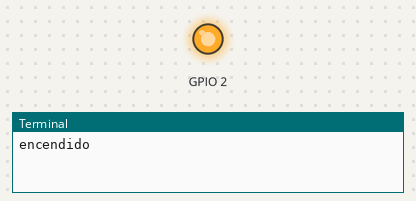
Recording of a program running on a simulated Raspberry Pi (BCM pin numbers). Shown: output pins drawn as LEDs (lit = HIGH), the last lines printed to the terminal. At 30.0 s the program stops and its outputs stay as they are.

Above: at 1.0 s.
At 5.5 s:
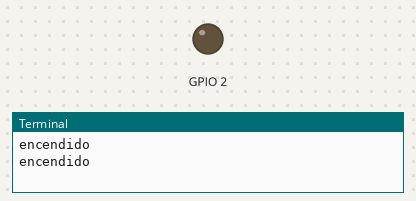
Timing chart, 0 to 6.9 s (numbered marks = the images above):
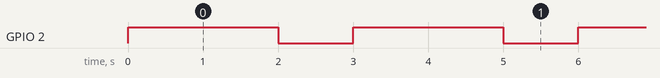

The program:

2-encender_led_while.py
```python
from time import sleep
import RPi.GPIO as gpio
# definir el modo
gpio.setmode(gpio.BCM)
# Configuracion del componente
gpio.setup(2, gpio.OUT)
contador=0
while contador<10:
	gpio.output(2,gpio.HIGH)
	print("encendido")
	sleep(2)
	gpio.output(2,gpio.LOW)
	sleep(1)
	contador+=1
# Se limpian los pines gpio
gpio.cleanup()
```

Measured:
- by itself, GPIO 2: alternates HIGH for 2.0 s and LOW for 1.0 s
